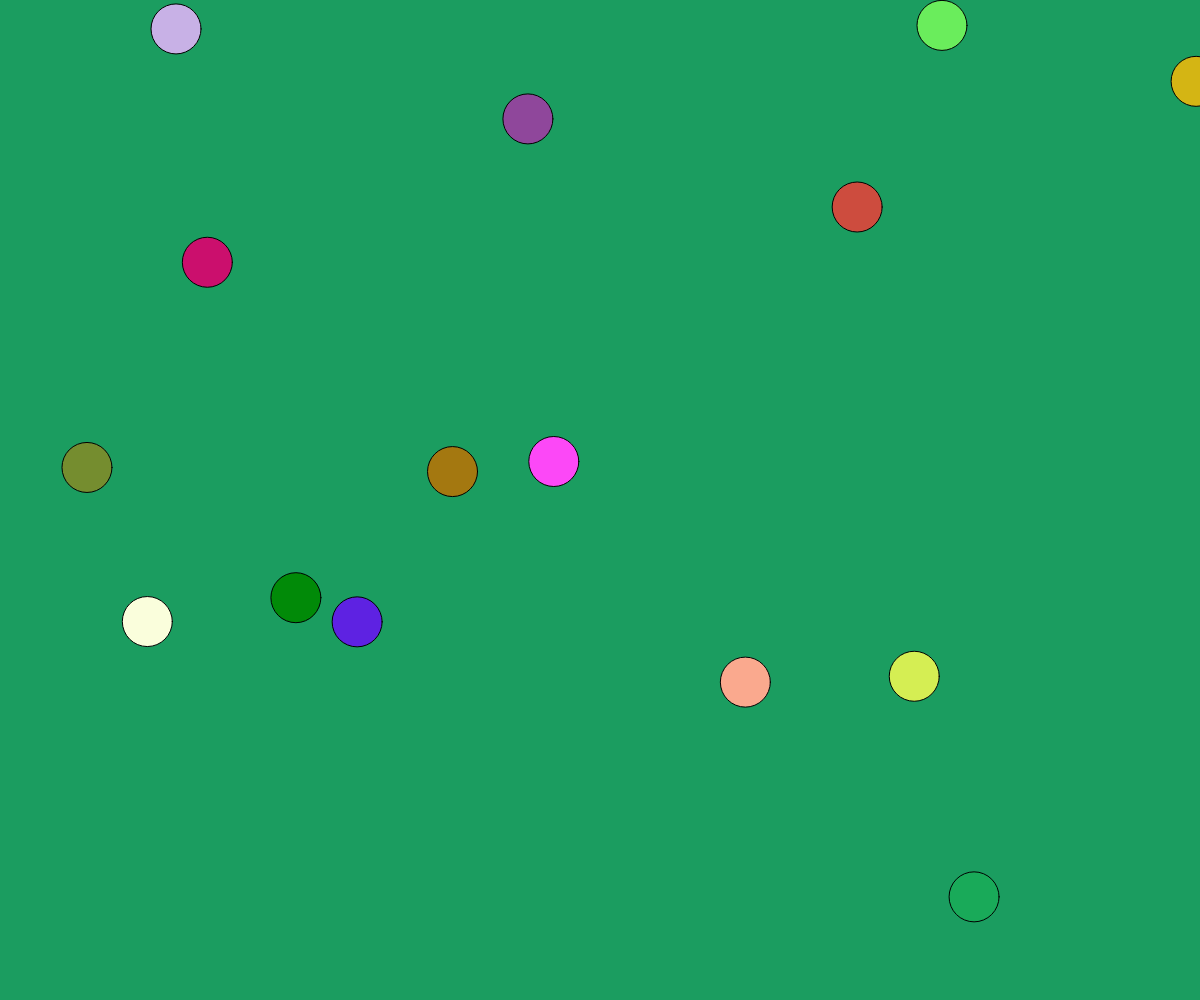
Frame 1 (no input)
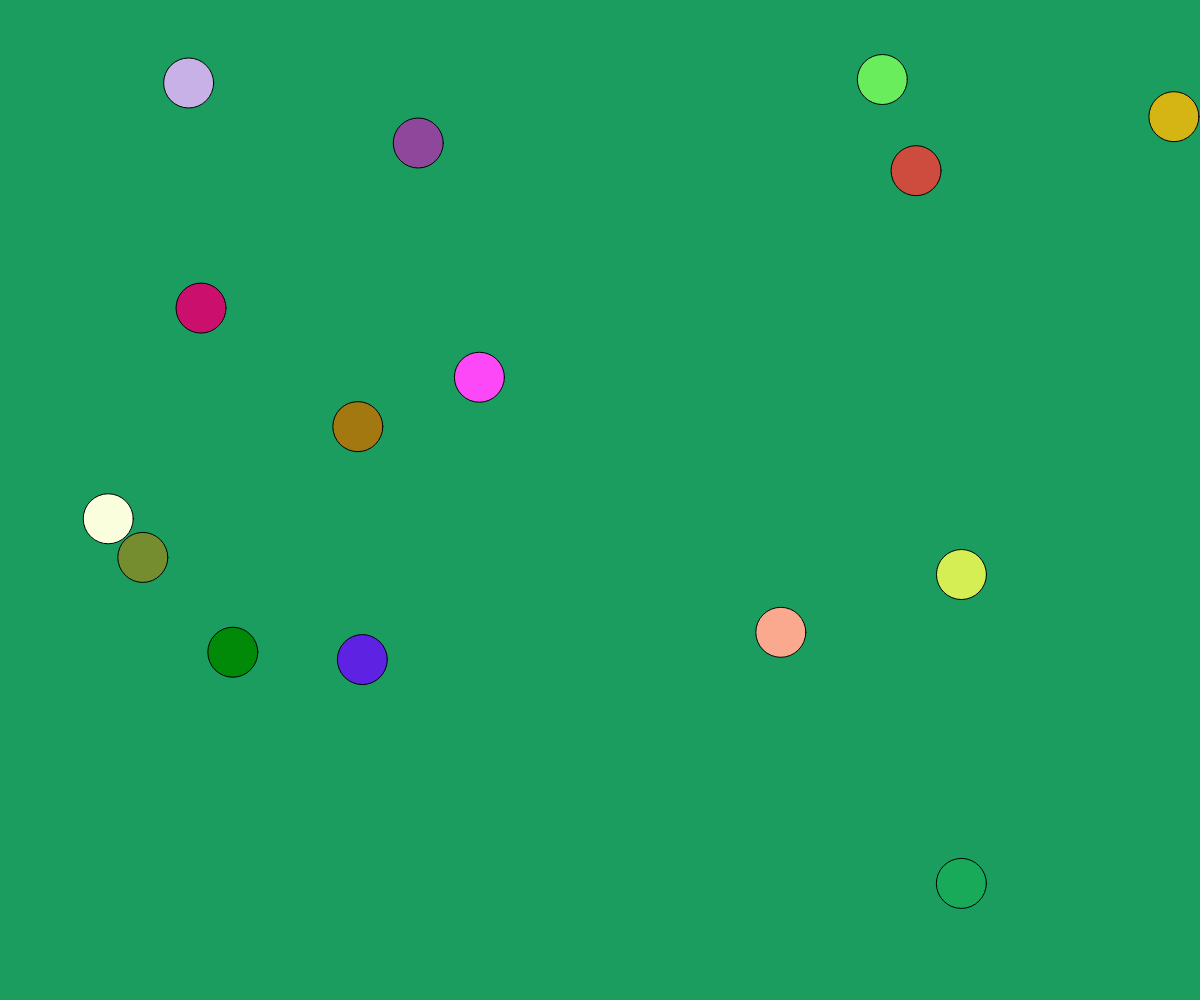
Frame 60 (no input)
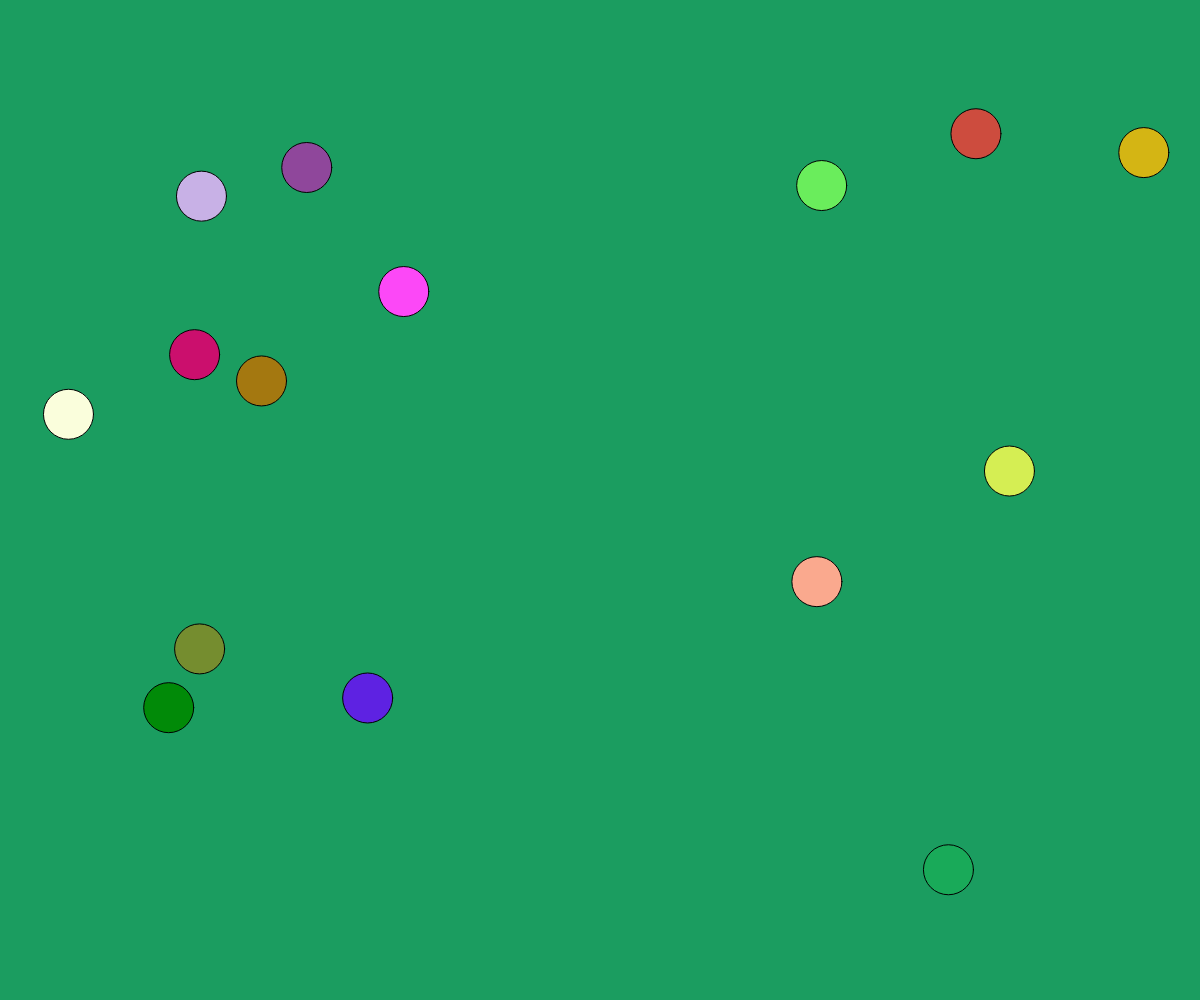
Frame 120 (the mouse pressed at the canvas centre since frame 60)

The p5.js sketch that drew these frames (run headless with seeded random() and noise() and a simulated clock; from frame 60 on, the mouse is pressed at the canvas centre):

// p5.js sketch
// ── sketch.js
let ball = [];
let num_of_balls = 15
let bg_color;

function setup() {
    createCanvas(windowWidth, windowHeight);
    bg_color = color(27, 157, 96);

    for (let i = 0; i < num_of_balls; i++) {
        ball.push( new MovingBall() );
    }
}

function draw() {
    background(bg_color);

    for (var i = 0; i < ball.length; i++) {
        ball[i].frame();
    }
}

class MovingBall {

    constructor() {
        this.w = 50
        this.h = 50
        this.w = this.w;
        this.h = this.h;
        this.loc_x = random(width);
        this.loc_y = random(height);
        this.move_x = random(-2, 2);
        this.move_y = random(-2, 2);
        this.ball_color = color(random(255), random(255), random(255));


    }

    frame() {
        this.display();
        this.move();
    }

    display() {

        push();

        translate(this.loc_x, this.loc_y);
        fill(this.ball_color);

        ellipse(0, 0, this.w, this.h);


        pop();
    }

    move() {
        this.loc_x += this.move_x;
        this.loc_y += this.move_y;

        if (this.loc_x >= width) {
            this.move_x *= -1;
            this.loc_x = width - abs(this.move_x);
        } else if (this.loc_x <= 0) {
            this.move_x *= -1;
            this.loc_x = abs(this.move_x);
        } else if (this.loc_y >= height) {
            this.move_y *= -1;
            this.loc_y = height - abs(this.move_y);
        } else if (this.loc_y <= 0) {
            this.move_y *= -1;
            this.loc_y = abs(this.move_y);
        }
    }
}
